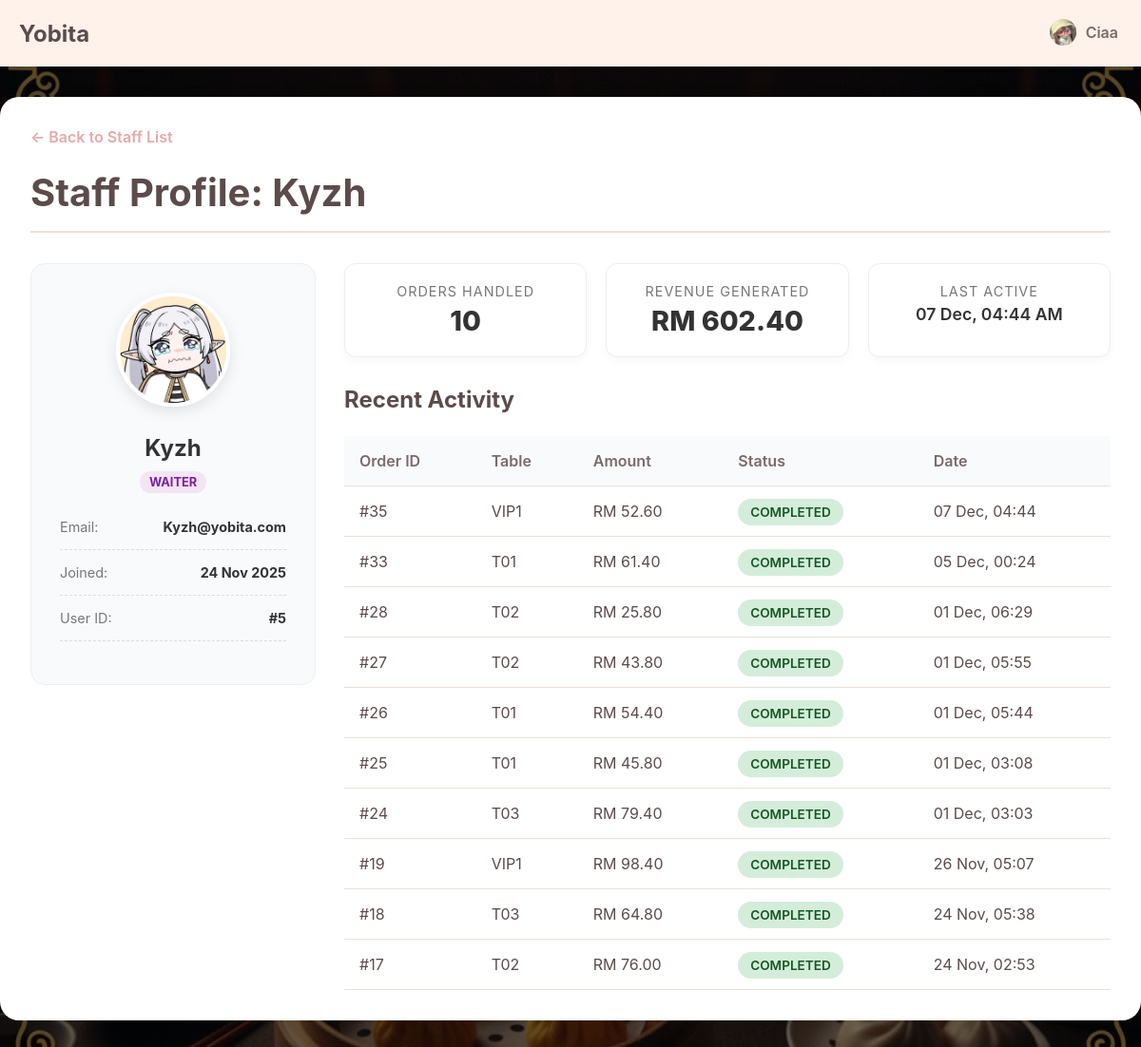
Page /app/admin/staffDetail.php?id=5 (signed in) on the committed database.
### tables this page shows
CREATE TABLE `staffs` (
  `id` int(10) UNSIGNED NOT NULL,
  `username` varchar(50) NOT NULL,
  `email` varchar(255) NOT NULL,
  `password` varchar(255) NOT NULL,
  `role` enum('waiter','admin','chef') NOT NULL DEFAULT 'waiter',
  `profile_picture` varchar(255) DEFAULT NULL,
  `created_at` timestamp NOT NULL DEFAULT current_timestamp()
);

CREATE TABLE `orders` (
  `id` int(10) UNSIGNED NOT NULL,
  `table_id` int(10) UNSIGNED NOT NULL,
  `user_id` int(10) UNSIGNED NOT NULL,
  `status` enum('pending','prepared','completed','cancelled') NOT NULL DEFAULT 'pending',
  `total_amount` decimal(10,2) DEFAULT 0.00,
  `created_at` timestamp NOT NULL DEFAULT current_timestamp()
);

CREATE TABLE `dining_tables` (
  `id` int(10) UNSIGNED NOT NULL,
  `table_number` varchar(10) NOT NULL,
  `capacity` int(11) NOT NULL DEFAULT 4,
  `status` enum('available','occupied','reserved') NOT NULL DEFAULT 'available'
);

### app/admin/staffDetail.php (the view, shortened to what this page needs)
<?php
require_once '../connection.php';
$waiter_id = (int)$_GET['id'];
$basePath = "../";
include '../_header.php';
try {
    $stmt = $pdo->prepare("SELECT * FROM staffs WHERE id = ?");
    $stmt->execute([$waiter_id]);
    $waiter = $stmt->fetch();
    $stmtStats = $pdo->prepare("
        SELECT
            COUNT(id) as total_orders,
            COALESCE(SUM(total_amount), 0) as total_revenue,
            MAX(created_at) as last_active
        FROM orders
        WHERE user_id = ?
    ");
    $stmtStats->execute([$waiter_id]);
    $stats = $stmtStats->fetch();
    $stmtOrders = $pdo->prepare("
        SELECT o.*, dt.table_number
        FROM orders o
        JOIN dining_tables dt ON o.table_id = dt.id
        WHERE o.user_id = ?
        ORDER BY o.created_at DESC
        LIMIT 10
    ");
    $stmtOrders->execute([$waiter_id]);
    $recent_orders = $stmtOrders->fetchAll();
} catch (PDOException $e) {
    die("Error: " . $e->getMessage());
}
?>
<link rel="stylesheet" href="<?php echo $basePath; ?>css/viewOrders.css">
<link rel="stylesheet" href="<?php echo $basePath; ?>css/manageStaff.css">
<main class="main-wrapper">
    <div class="admin-container">
        <a href="manageStaff.php" class="back-link">← Back to Staff List</a>
        <div class="page-header">
            <h1>Staff Profile: <?php echo htmlspecialchars($waiter['username']); ?></h1>
        </div>
        <div class="waiter-detail-grid">
            <div class="profile-card">
                <div class="profile-header-img">
                    <img src="<?php echo $waiter['profile_picture'] ? $basePath . $waiter['profile_picture'] : $basePath.'uploads/Default_pfp.png'; ?>">
                </div>
                <h2><?php echo htmlspecialchars($waiter['username']); ?></h2>
                <span class="role-badge role-<?php echo $waiter['role']; ?>"><?php echo ucfirst($waiter['role']); ?></span>
                <div class="profile-info-list">
                    <div class="info-row">
                        <span>Email:</span>
                        <strong><?php echo htmlspecialchars($waiter['email']); ?></strong>
                    </div>
                    <div class="info-row">
                        <span>Joined:</span>
                        <strong><?php echo date("d M Y", strtotime($waiter['created_at'])); ?></strong>
                    </div>
                    <div class="info-row">
                        <span>User ID:</span>
                        <strong>#<?php echo $waiter['id']; ?></strong>
                    </div>
                </div>
            </div>
            <div class="stats-container">
                <div class="kpi-grid">
                    <div class="kpi-card">
                        <div class="kpi-label">Orders Handled</div>
                        <div class="kpi-value"><?php echo $stats['total_orders']; ?></div>
                    </div>
                    <div class="kpi-card">
                        <div class="kpi-label">Revenue Generated</div>
                        <div class="kpi-value">RM <?php echo number_format($stats['total_revenue'], 2); ?></div>
                    </div>
                    <div class="kpi-card">
                        <div class="kpi-label">Last Active</div>
                        <div class="kpi-value small">
                            <?php echo $stats['last_active'] ? date("d M, h:i A", strtotime($stats['last_active'])) : 'Never'; ?>
                        </div>
                    </div>
                </div>
                <h3 class="section-title" style="margin-top: 30px;">Recent Activity</h3>
                <div class="table-responsive">
                    <table>
                        <thead>
                            <tr>
                                <th>Order ID</th>
                                <th>Table</th>
                                <th>Amount</th>
                                <th>Status</th>
                                <th>Date</th>
                            </tr>
                        </thead>
                        <tbody>
                            <?php if (empty($recent_orders)): ?>
                                <tr><td colspan="5">No orders handled yet.</td></tr>
                            <?php else: ?>
                                <?php foreach ($recent_orders as $order): ?>
                                <tr>
                                    <td>#<?php echo $order['id']; ?></td>
                                    <td><?php echo $order['table_number']; ?></td>
                                    <td>RM <?php echo number_format($order['total_amount'], 2); ?></td>
                                    <td>
                                        <span class="status-badge status-<?php echo $order['status']; ?>">
                                            <?php echo ucfirst($order['status']); ?>
                                        </span>
                                    </td>
                                    <td><?php echo date("d M, H:i", strtotime($order['created_at'])); ?></td>
                                </tr>
                                <?php endforeach; ?>
                            <?php endif; ?>
                        </tbody>
                    </table>
                </div>
            </div>
        </div>
    </div>
</main>

### app/css/index.css (style rules this page uses)
:root { --primary: #FFDCDC; --second: #FFF2EB; --third: #ffffff; --fourth: #FFD6BA; --text-dark: #5C4B4B; --text-light: #7a6a6a; --border-color: #EAE0DA; --accent-dark: #E5A9A9; --notification: #FF3B3B; }
* { box-sizing: border-box; margin: 0; padding: 0; }
body { font-family: -apple-system, BlinkMacSystemFont, "Segoe UI", Roboto, Helvetica, Arial, sans-serif; background-color: var(--second); color: var(--text-dark); background: linear-gradient(rgba(0, 0, 0, 0.5), rgba(0, 0, 0, 0.5)), url(../image/Background.jpg) !important; background-size: cover !important; background-position: center !important; background-repeat: no-repeat !important; background-attachment: fixed !important; }
.main-wrapper { padding-top: 70px; padding-bottom: 100px; }

### app/css/viewOrders.css (style rules this page uses)
.admin-container { max-width: 1200px; margin: 2rem auto; padding: 2rem; background-color: #fff; border-radius: 20px; box-shadow: 0 8px 25px rgba(0, 0, 0, 0.1); animation: fadeInUp 0.6s ease-out; }
body { background-color: #f8f9fa; }
.back-link { display: inline-block; margin-bottom: 1.5rem; color: var(--accent-dark, #a05252); text-decoration: none; font-weight: 600; transition: color 0.3s ease; }
.page-header { border-bottom: 2px solid var(--border-color, #eee); padding-bottom: 1rem; margin-bottom: 2rem; }
.page-header h1 { color: var(--text-dark, #333); font-size: 2.5rem; margin: 0; }
.section-title { font-size: 1.5rem; color: var(--text-dark, #333); margin-top: 0; margin-bottom: 1.5rem; }
.table-responsive { overflow-x: auto; }
table { width: 100%; border-collapse: collapse; text-align: left; }
table th, table td { padding: 1rem; border-bottom: 1px solid var(--border-color, #eee); vertical-align: middle; }
table th { background-color: #f9fafb; font-weight: 600; color: var(--text-light, #555); }
.status-badge { padding: 0.4rem 0.8rem; border-radius: 20px; font-weight: 600; font-size: 0.85rem; text-transform: uppercase; }
.status-completed { background-color: #d4edda; color: #155724; }

### app/css/manageStaff.css (style rules this page uses)
.role-badge { padding: 4px 10px; border-radius: 12px; font-size: 0.8rem; font-weight: 700; text-transform: uppercase; }
.role-waiter { background-color: #f3e5f5; color: #7b1fa2; }
.waiter-detail-grid { display: grid; grid-template-columns: 300px 1fr; gap: 30px; align-items: start; }
.profile-card { background: #f9fafb; padding: 30px; border-radius: 15px; border: 1px solid #eee; text-align: center; }
.profile-header-img img { width: 120px; height: 120px; border-radius: 50%; object-fit: cover; border: 4px solid white; box-shadow: 0 5px 15px rgba(0,0,0,0.1); margin-bottom: 15px; }
.profile-card h2 { margin: 10px 0; color: #333; }
.profile-info-list { margin-top: 30px; text-align: left; }
.info-row { display: flex; justify-content: space-between; margin-bottom: 15px; padding-bottom: 15px; border-bottom: 1px dashed #ddd; font-size: 0.9rem; }
.info-row span { color: #777; }
.info-row strong { color: #333; }
.kpi-grid { display: grid; grid-template-columns: repeat(auto-fit, minmax(200px, 1fr)); gap: 20px; margin-bottom: 20px; }
.kpi-card { background: #fff; padding: 20px; border-radius: 12px; border: 1px solid #eee; box-shadow: 0 4px 10px rgba(0,0,0,0.03); text-align: center; }
.kpi-label { font-size: 0.9rem; color: #777; margin-bottom: 5px; text-transform: uppercase; letter-spacing: 1px; }
.kpi-value { font-size: 1.8rem; font-weight: 800; color: #333; }
.kpi-value.small { font-size: 1.1rem; font-weight: 600; }

### rows in the picture
staffs: username "Kyzh", profile_picture (picture), role "WAITER", email "Kyzh@yobita.com", created_at "24 Nov 2025", id "5"
orders: id "35", table.table_number "VIP1", total_amount "52.60", status "COMPLETED", created_at "07 Dec, 04:44"
orders: id "33", table.table_number "T01", total_amount "61.40", status "COMPLETED", created_at "05 Dec, 00:24"
orders: id "28", table.table_number "T02", total_amount "25.80", status "COMPLETED", created_at "01 Dec, 06:29"
orders: id "27", table.table_number "T02", total_amount "43.80", status "COMPLETED", created_at "01 Dec, 05:55"
orders: id "26", table.table_number "T01", total_amount "54.40", status "COMPLETED", created_at "01 Dec, 05:44"
orders: id "25", table.table_number "T01", total_amount "45.80", status "COMPLETED", created_at "01 Dec, 03:08"
orders: id "24", table.table_number "T03", total_amount "79.40", status "COMPLETED", created_at "01 Dec, 03:03"
orders: id "19", table.table_number "VIP1", total_amount "98.40", status "COMPLETED", created_at "26 Nov, 05:07"
orders: id "18", table.table_number "T03", total_amount "64.80", status "COMPLETED", created_at "24 Nov, 05:38"
orders: id "17", table.table_number "T02", total_amount "76.00", status "COMPLETED", created_at "24 Nov, 02:53"

### other values in the picture
$_SESSION['username'] "Ciaa"
$stats['total_orders'] "10"
$stats['total_revenue'] "602.40"
date("d M, h:i A", strtotime($stats['last_active'])) "07 Dec, 04:44 AM"
